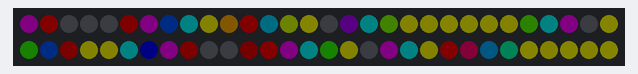
Simulated run of this sketch. Board: Arduino Uno, built with avr-gcc and run on an emulated ATmega328P. On the bench: 60 RGB LEDs in strip order, left to right, continuing on the next row. Dim RGB values are drawn brighter than linear.

Above: at 1.45 s.
At 5.96 s:
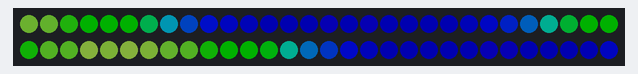
At 10.77 s:
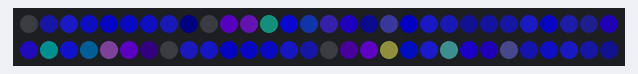
At 20.4 s:
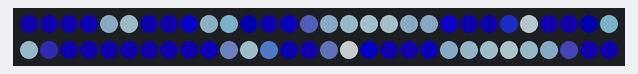
At 30.02 s:
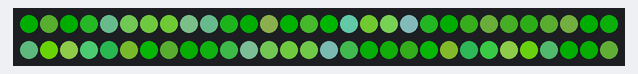
At 39.65 s:
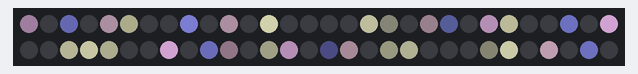

The sketch:

demo_3.ino
```cpp
/* three_sin_pal_demo
 *
 * By: Andrew Tuline
 *
 * Date: March, 2015
 *
 * 3 sine waves, one for each colour. I didn't take this far, but you could change the beat frequency and so on. . .
 *
 */


#include "FastLED.h"                                          // FastLED library. Preferably the latest copy of FastLED 2.1.

#if FASTLED_VERSION < 3001000
#error "Requires FastLED 3.1 or later; check github for latest code."
#endif

// Fixed definitions cannot change on the fly.
#define LED_DT 3                                             // Data pin to connect to the strip.
#define LED_CK 11                                             // Clock pin for WS2801 or APA102.
#define COLOR_ORDER GRB                                       // It's GRB for WS2812 and BGR for APA102.
#define LED_TYPE WS2812                                       // Using APA102, WS2812, WS2801. Don't forget to modify LEDS.addLeds to suit.
#define NUM_LEDS 60                                           // Number of LED's.

// Initialize changeable global variables.
uint8_t max_bright = 128;                                      // Overall brightness definition. It can be changed on the fly.

struct CRGB leds[NUM_LEDS];                                   // Initialize our LED array.


// Initialize global variables for sequences
uint8_t thisdelay = 20;                                       // A delay value for the sequence(s)

int wave1=0;                                                  // Current phase is calculated.
int wave2=0;
int wave3=0;

uint8_t lvl1 = 80;                                            // Any result below this value is displayed as 0.
uint8_t lvl2 = 80;
uint8_t lvl3 = 80;

uint8_t mul1 = 7;                                            // Frequency, thus the distance between waves
uint8_t mul2 = 6;
uint8_t mul3 = 5;


CRGBPalette16 currentPalette(CRGB::Black);
CRGBPalette16 targetPalette(PartyColors_p);


void setup() {

  Serial.begin(115200);                                        // Initialize serial port for debugging.
  delay(1000);                                                // Soft startup to ease the flow of electrons.

  FastLED.addLeds<LED_TYPE, LED_DT, COLOR_ORDER>(leds, NUM_LEDS);        // Use this for WS2812B
// FastLED.addLeds<LED_TYPE, LED_DT, LED_CK, COLOR_ORDER>(leds, NUM_LEDS);  // Use this for WS2801 or APA102

  FastLED.setBrightness(max_bright);
  FastLED.setMaxPowerInVoltsAndMilliamps(5, 500);               // FastLED Power management set at 5V, 500mA

  random16_set_seed(4832);                                    // Awesome randomizer (which we don't yet need here.)
  random16_add_entropy(analogRead(2));

} // setup()


void loop () {

  ChangeMe();

  uint8_t maxChanges = 24;

  EVERY_N_MILLISECONDS(thisdelay) {                           // FastLED based non-blocking delay to update/display the sequence.
    nblendPaletteTowardPalette( currentPalette, targetPalette, maxChanges);
    three_sin();                                              // Improved method of using non-blocking delay
  }

  FastLED.show();

} // loop()


void three_sin() {

  wave1 += beatsin8(10,-4,4);
  wave2 += beatsin8(15,-2,2);
  wave3 += beatsin8(12,-3, 3);

  for (int k=0; k<NUM_LEDS; k++) {
    uint8_t tmp = sin8(mul1*k + wave1) + sin8(mul1*k + wave2) + sin8(mul1*k + wave3);
    leds[k] = ColorFromPalette(currentPalette, tmp, 255);
  }

} // three_sin()


void ChangeMe() {

  uint8_t secondHand = (millis() / 1000) % 60;
  static uint8_t lastSecond = 99;

  if( lastSecond != secondHand) {
    lastSecond = secondHand;
    CRGB p = CHSV( HUE_PURPLE, 255, 255);
    CRGB g = CHSV( HUE_GREEN, 255, 255);
    CRGB u = CHSV( HUE_BLUE, 255, 255);
    CRGB b = CRGB::Black;
    CRGB w = CRGB::White;

    switch(secondHand) {
      case  0: targetPalette = RainbowColors_p; break;
      case  5: targetPalette = CRGBPalette16( u,u,b,b, p,p,b,b, u,u,b,b, p,p,b,b); break;
      case 10: targetPalette = OceanColors_p; break;
      case 15: targetPalette = CloudColors_p; break;
      case 20: targetPalette = LavaColors_p; break;
      case 25: targetPalette = ForestColors_p; break;
      case 30: targetPalette = PartyColors_p; break;
      case 35: targetPalette = CRGBPalette16( b,b,b,w, b,b,b,w, b,b,b,w, b,b,b,w); break;
      case 40: targetPalette = CRGBPalette16( u,u,u,w, u,u,u,w, u,u,u,w, u,u,u,w); break;
      case 45: targetPalette = CRGBPalette16( u,p,u,w, p,u,u,w, u,g,u,w, u,p,u,w); break;
      case 50: targetPalette = CloudColors_p; break;
      case 55: targetPalette = CRGBPalette16( u,u,u,w, u,u,p,p, u,p,p,p, u,p,p,w); break;
      case 60: break;
    }
  }

} // ChangeMe()
```
